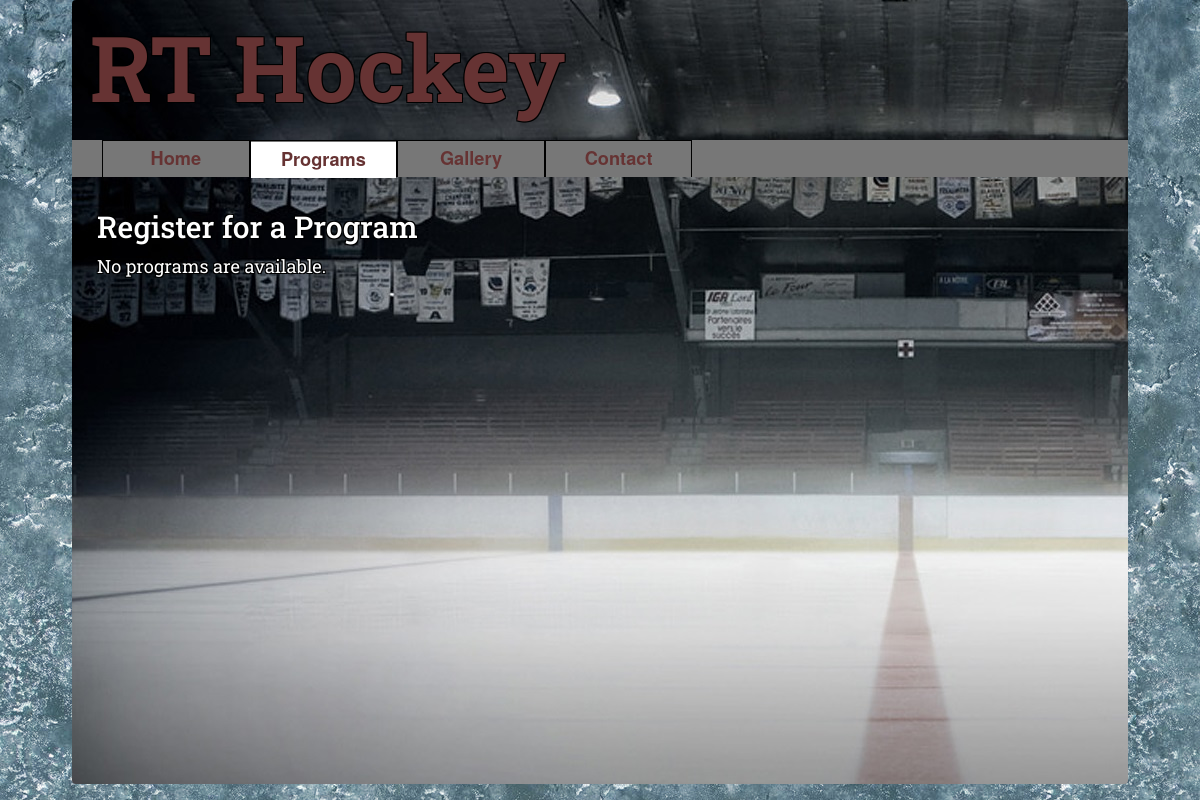
The app's page /programs/, older data.
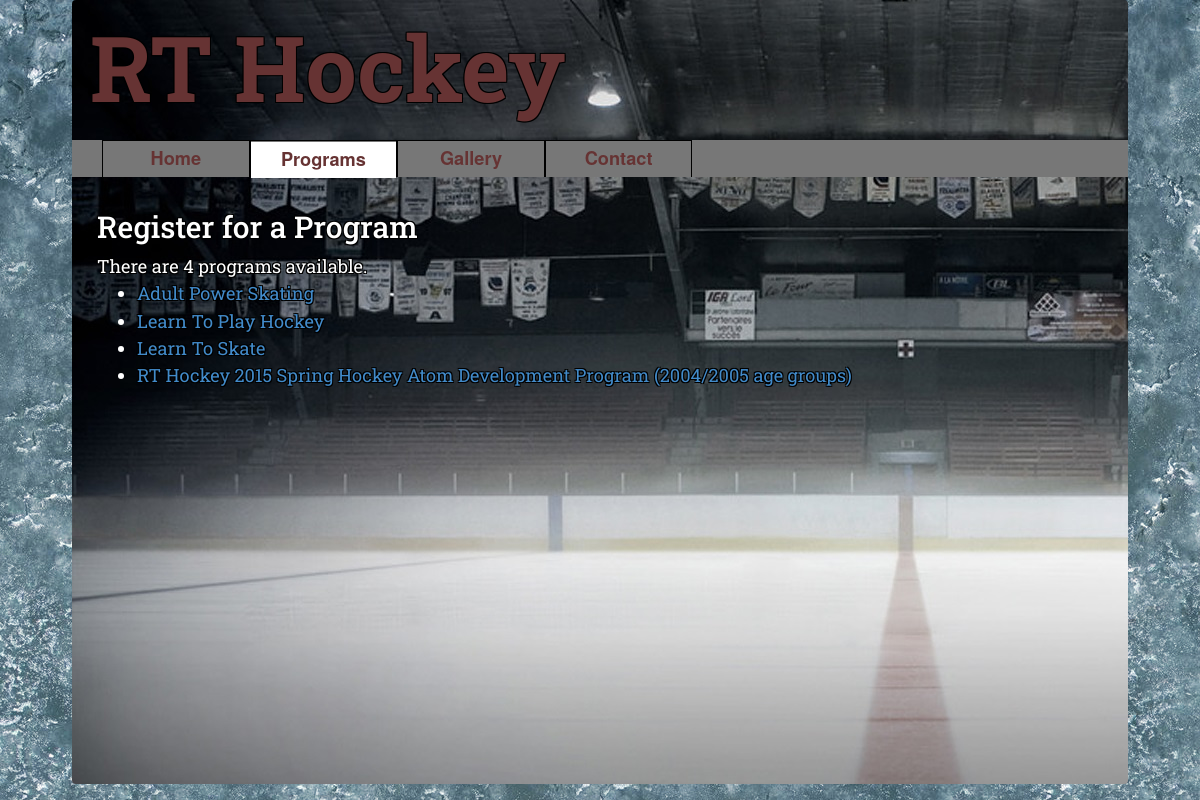
The same page, newer data.
### myapp/models.py (models this page shows, shortened)
class Program(models.Model):
    title = models.CharField(max_length=100)
    description = models.TextField()
    status = models.CharField(max_length=1, choices=STATUS_CHOICES, default='d')
    create_date = models.DateTimeField(editable=False)
    modify_date = models.DateTimeField(editable=False)
    priority = models.IntegerField()
    cost = models.IntegerField()
    location = models.ForeignKey(Location)

### myapp/views.py (the view)
# urls.py: url(r'^programs/$', views.selectProgram, name='programs'),
def selectProgram(request):
    available_programs_list = Program.objects.order_by('title')
    context = {'available_programs_list':available_programs_list}
    return render(request, 'myapp/selectProgram.html', context)

### myapp/templates/myapp/selectProgram.html
{% include "myapp/header.html" %}
        <div id="tabs">
            {% include "includes/tabs.html" with active_tab='tab2' %}
        </div>
    <div id="main" class="container">
        <div class="outlined_normal" id="article">
        <h2>Register for a Program</h2>
        {% if available_programs_list %}
            There are {{ available_programs_list|length }} program{% if available_programs_list|length > 1 %}s{% endif %} available.
            <ul>
            {% for program in available_programs_list %}
                <li>
                    <a href="{% url 'program' program.id %}">{{ program.title }}</a>
                </li>
            {% endfor %}
            </ul>
        {% else %}
            <p>No programs are available.</p>
        {% endif %}
        </div>
    </div>
{% include "myapp/footer.html" %}

Row changes from the older to the newer data that the page shows:
added Program: title "Adult Power Skating"
added Program: title "Learn To Play Hockey"
added Program: title "Learn To Skate"
added Program: title "RT Hockey 2015 Spring Hockey Atom Development Program (2004/2005 age groups)"
Text that changed along with them:
{{ available_programs_list|length }}: (not shown) → "4"
text no longer shown: "No programs are available."
text now shown: "There are program s available."
